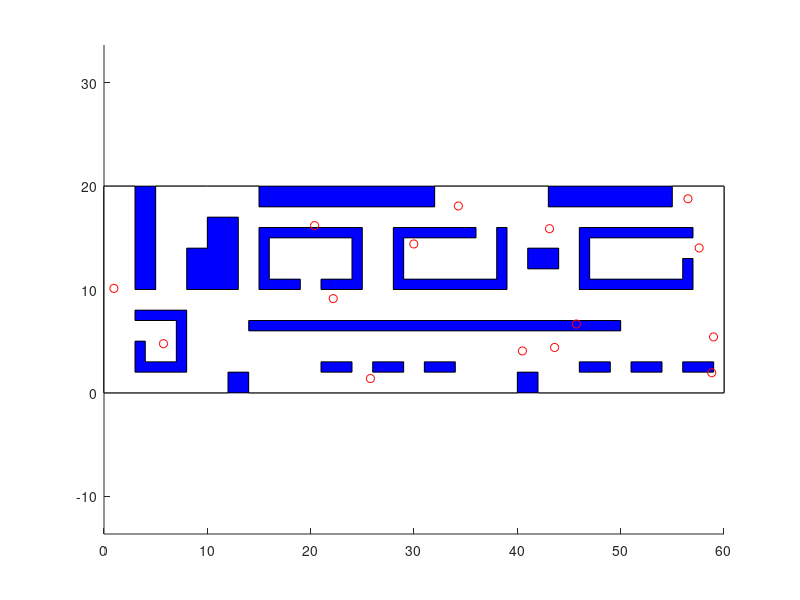

MATLAB code to generate this figure:
% Cleaning floor map
function floorplan_primitives()
clear;
map_boundary = [0 0; 12 0; 12 2; 14 2; 14 0; 40 0;40 2; 42 2; 42 0; 60 0;
       60 20; 
       55 20; 55 18; 43 18; 43 20; 32 20; 32 18; 15 18; 15 20; 10 20; 5 20; 5 10; 3 10; 3 20; 0 20; 
       0 0];
ob{1} = [ 59 2; 56 2; 56 3; 59 3; 59 2];
ob{2} = [ 54 2; 51 2; 51 3; 54 3; 54 2];
ob{3} = [49 2; 46 2; 46 3; 49 3; 49 2];
ob{4} = [34 2; 31 2; 31 3; 34 3; 34 2];
ob{5} = [ 29 2; 26 2; 26 3; 29 3; 29 2];
ob{6} = [24 2; 21 2; 21 3; 24 3; 24 2];
ob{7} = [41 12; 41 14; 44 14; 44 12; 41 12];
ob{8} = [14 6; 50 6;  50 7; 14 7;  14 6];
ob{9} = [3 5; 3 2;8 2; 8 8; 3 8; 3 7; 7 7; 7 3; 4 3; 4 5; 3 5];  
ob{10} = [8 10; 13 10; 13 17; 10 17; 10 14; 8 14; 8 10 ];
ob{11} = [21 10; 25 10; 25 16; 15 16; 15 10; 19 10; 19 11; 16 11; 16 15; 24 15; 24 11; 21 11; 21 10];
ob{12} = [39 16; 39 10; 28 10; 28 16; 35 16; 36 16; 36 15; 29 15; 29 11; 38 11; 38 16; 39 16;  ];
ob{13} = [57 16; 46 16; 46 10; 57 10; 57 13; 56 13; 56 11; 47 11; 47 15; 57 15; 57 16];

dock = [5 4];

sampleNum = 15;
r_positions = [ 60*rand(1,sampleNum);
                20*rand(1,sampleNum);
                2*pi*rand(1,sampleNum);];

figure(1);clf;hold on;
fill([0 60 60 0], [0 0 20 20], 'b');
fill(map_boundary(:,1),map_boundary(:,2),'w');
for i = 1:length(ob)
    fill(ob{i}(:,1),ob{i}(:,2),'b');
end
plot(r_positions(1,:), r_positions(2,:), 'ro')
axis equal
       

end
       